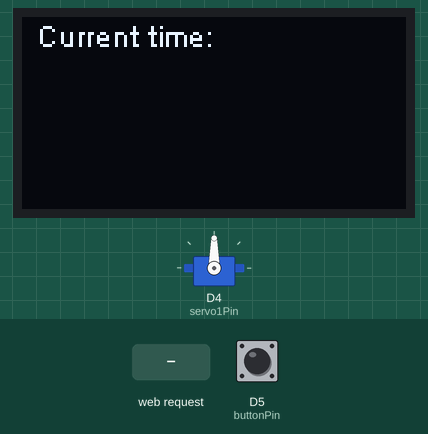
Recording of a sketch running on a simulated ESP8266 (NodeMCU). Shown: 128×64 one-colour display, servo. Inputs (shaded band) come from the test bench; at power-on: D5 (buttonPin) LOW.

Above: at 1.2 s.
1.3 s: D5 (buttonPin) pulled HIGH for 3.2 s
At 5.3 s:
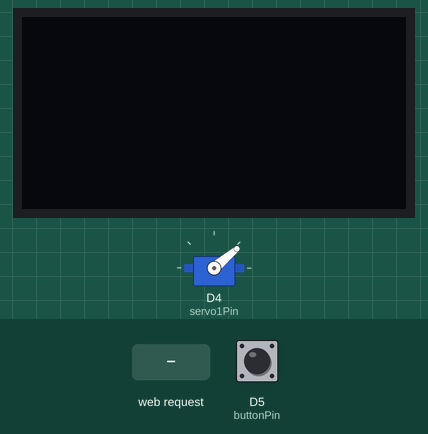
6.0 s: D5 (buttonPin) pulled HIGH for 3.2 s
At 10.0 s:
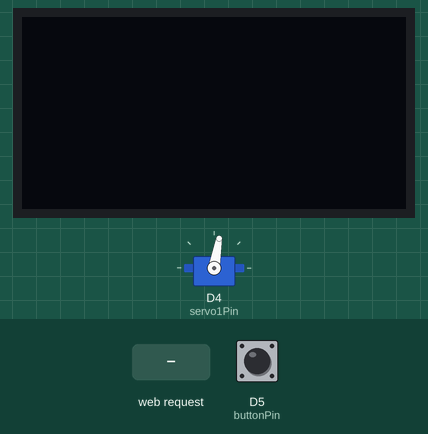
10.7 s: D5 (buttonPin) pulled HIGH for 3.2 s
At 14.8 s:
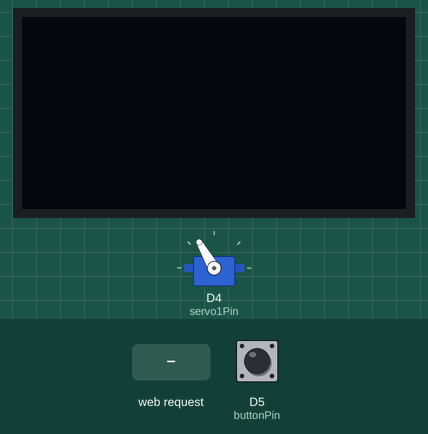
15.4 s: HTTP request GET /ServoPlus received
At 15.8 s:
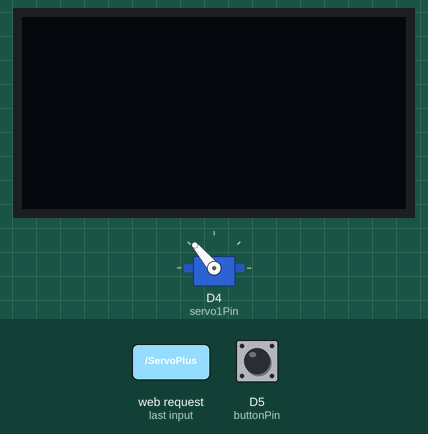
16.9 s: D5 (buttonPin) pulled HIGH for 0.15 s
At 18.1 s:
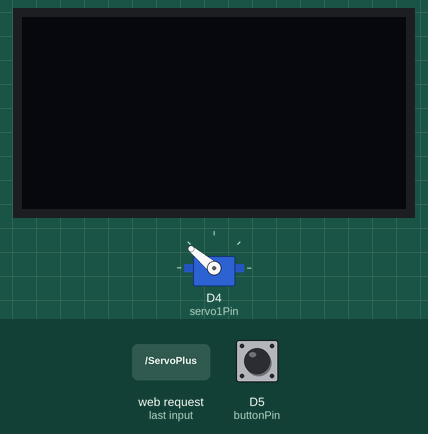
18.5 s: HTTP request GET /ServoMinus received
At 19.3 s:
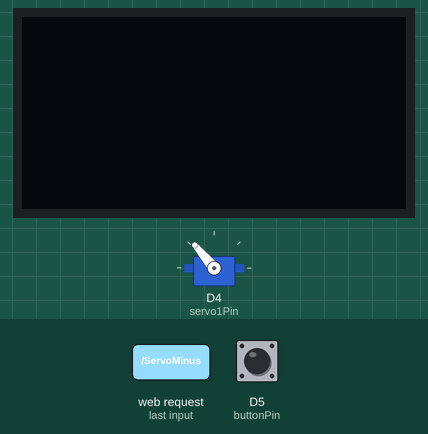
Timing chart, 0 to 21.0 s (numbered marks = the images above; inputs shaded):
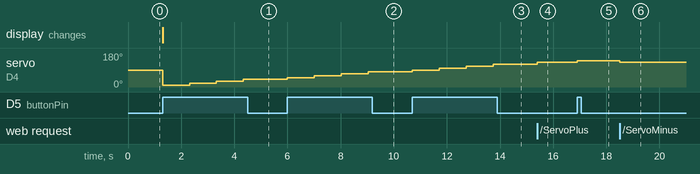

The sketch:

ki_kko.ino
```cpp
#include <Servo.h>
#include "SSD1306Wire.h"
#include "Wire.h"
#include <ESP8266WiFi.h>
#include <WiFiClient.h>
#include <ESP8266WebServer.h>

const int buttonPin = 14;
int buttonState = 0;
//web2017
const char* ssid = "smart-k";
const char* password = "parkkipirkko";
ESP8266WebServer server(80);
//näyttö
const int I2C_DISPLAY_ADDRESS = 0x3c;
SSD1306Wire     display(I2C_DISPLAY_ADDRESS, D2, D1);
//servo
#define servo1Pin 2
Servo servo1;
int currentAngle = 0;
char angleChar[10];

void setup() {
 displaySetup();
 servo1.attach(servo1Pin);

    //webbi servu
    WiFi.softAP(ssid, password);
    IPAddress apip = WiFi.softAPIP();
    server.on("/", handleRoot);
    server.on("/ServoPlus", servoPlus);
    server.on("/ServoMinus", servoMinus);
    server.begin();
}

//webbisivu

void handleRoot() {
    response();
}

const String HtmlHtml =   "<html><head>"
                          "<meta name=\"viewport\" content=\"width=device-width, initial-scale=1\" /></head>";
const String HtmlHtmlClose = "</html>";
const String HtmlTitle =  "<h1>Parkkikiekko\n </h1><br/>\n";
const String HtmlButtons =
                          "<a href=\"ServoPlus\"><button style=\"display: block; width: 100%;\">+</button></a><br/>"
                          "<a href=\"ServoMinus\"><button style=\"display: block; width: 100%;\">-</button></a><br/>";

void response(){
  String htmlRes = HtmlHtml + HtmlTitle;
  htmlRes += HtmlButtons;
  htmlRes += HtmlHtmlClose;

  server.send(200, "text/html", htmlRes);
}

//end webbisivu

//servo aliohjelmat

void servoPlus(){
  currentAngle += 10;
  handleDevices();
}

void servoMinus(){
  currentAngle -= 10;
  handleDevices();
}

void handleDevices(){
  display.drawString(5,13, "     ");
  sprintf(angleChar, "%d", currentAngle);
  servo1.write(currentAngle);
  response();
  display.drawString(5,13, angleChar);
  display.clear();
  display.display();
  }


//servo loppu

void loop() {
  server.handleClient();
  buttonState = digitalRead(buttonPin);
  if (buttonState == HIGH) {
  servoPlus();
  delay(1000);
  }
}

void displaySetup()
{
  display.init();
  display.clear();
  display.drawString(5,0, "Current time: ");
  display.display();
}
```

Measured:
- after the input at 1.3 s, servo on D4 (servo1Pin): 90° → 10° at once, → 20° 1.0 s later, → 30° 1.0 s later, → 40° 1.0 s later; the display: changes at once (image 1)
- after the input at 6.0 s, servo on D4 (servo1Pin): 40° → 50° at once, → 60° 1.0 s later, → 70° 1.0 s later, → 80° 1.0 s later
- after the input at 10.7 s, servo on D4 (servo1Pin): 80° → 90° at once, → 100° 1.0 s later, → 110° 1.0 s later, → 120° 1.0 s later
- after the input at 15.4 s, servo on D4 (servo1Pin): 120° → 130° at once
- after the input at 16.9 s, servo on D4 (servo1Pin): 130° → 140° at once
- after the input at 18.5 s, servo on D4 (servo1Pin): 140° → 130° at once
